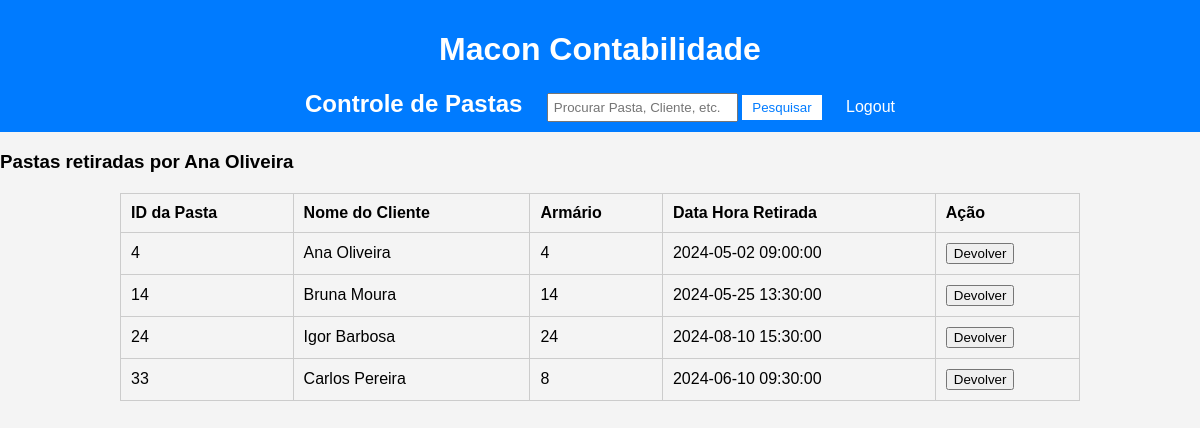
/folders.php (signed in), run on the app's committed database.
### tables this page shows
CREATE TABLE Cliente (
            ID_Cliente INTEGER PRIMARY KEY AUTOINCREMENT,
            nome TEXT NOT NULL,
            CPF TEXT UNIQUE NOT NULL
        );

### includes/functions.php (called while the page is built, shortened)
<?php
require_once 'db_connect.php';
function getFoldersByUser($userID) {
    global $db;
    $stmt = $db->prepare('
        SELECT P.ID_Pasta, P.ID_Cliente, C.nome AS Nome_Cliente, P.Armario, H.DataHora_Evento AS Data_Hora_Retirada
        FROM Pasta P
        JOIN Cliente C ON P.ID_Cliente = C.ID_Cliente
        JOIN Historico H ON P.ID_Ultimo_Evento = H.ID_Evento
        WHERE H.ID_Empregado = ? AND H.Tipo_Evento = "RETIRADA"
        AND NOT EXISTS (
            SELECT 1 FROM Historico H2
            JOIN Pasta P2 ON H2.ID_Evento = P2.ID_Ultimo_Evento
            WHERE H2.ID_Pasta = P.ID_Pasta AND H2.Tipo_Evento = "DEVOLVIDA"
        )
    ');
    $stmt->execute([$userID]);
    return $stmt->fetchAll(PDO::FETCH_ASSOC);
}
?>

### folders.php (the view, shortened to what this page needs)
<?php
require_once 'includes/functions.php';
$userID = $_SESSION['user_id'];
$userName = $_SESSION['user_name'];
$folders = getFoldersByUser($userID);
?>
<!DOCTYPE html>
<html lang="pt-BR">
<head>
    <link rel="stylesheet" href="css/style.css">
</head>
<body>
    <div class="top-bar">
        <h1>Macon Contabilidade</h1>
        <h2>Controle de Pastas</h2>
        <form action="search.php" method="get">
            <input type="text" name="search" placeholder="Procurar Pasta, Cliente, etc.">
            <button type="submit">Pesquisar</button>
        </form>
        <a href="logout.php">Logout</a>
    </div>
    <h3>Pastas retiradas por <?= $userName; ?></h3>
    <div class="folder-list">
        <table>
            <thead>
                <tr>
                    <th>ID da Pasta</th>
                    <th>Nome do Cliente</th>
                    <th>Armário</th>
                    <th>Data Hora Retirada</th>
                    <th>Ação</th>
                </tr>
            </thead>
            <tbody>
                <?php foreach ($folders as $folder): ?>
                    <tr>
                        <td><?= $folder['ID_Pasta']; ?></td>
                        <td><?= $folder['Nome_Cliente']; ?></td>
                        <td><?= $folder['Armario']; ?></td>
                        <td><?= $folder['Data_Hora_Retirada']; ?></td>
                        <td>
                            <form action="folders.php" method="post">
                                <button type="submit" name="return">Devolver</button>
                            </form>
                        </td>
                    </tr>
                <?php endforeach; ?>
            </tbody>
        </table>
    </div>
</body>
</html>

### css/style.css (style rules this page uses)
body { font-family: Arial, sans-serif; background-color: #f4f4f4; margin: 0; padding: 0; }
.top-bar { background: #007bff; color: #fff; padding: 10px; text-align: center; }
.top-bar h2 { display: inline-block; margin: 0; }
.top-bar form { display: inline-block; margin-left: 20px; }
.top-bar input[type="text"] { padding: 5px; }
.top-bar button { padding: 5px 10px; background: #fff; color: #007bff; border: none; cursor: pointer; }
.top-bar a { color: #fff; margin-left: 20px; text-decoration: none; }
.search-results, .folder-list, .admin-actions { width: 80%; margin: 20px auto; }
table { width: 100%; border-collapse: collapse; margin: 20px 0; }
table, th, td { border: 1px solid #ccc; }
th, td { padding: 10px; text-align: left; }

### data on the page
cliente: ID_Pasta "4", nome "Ana Oliveira", Armario "4", Data_Hora_Retirada "2024-05-02 09:00:00"
cliente: ID_Pasta "14", nome "Bruna Moura", Armario "14", Data_Hora_Retirada "2024-05-25 13:30:00"
cliente: ID_Pasta "24", nome "Igor Barbosa", Armario "24", Data_Hora_Retirada "2024-08-10 15:30:00"
cliente: ID_Pasta "33", nome "Carlos Pereira", Armario "8", Data_Hora_Retirada "2024-06-10 09:30:00"

### other printed values
$userName "Ana Oliveira"
